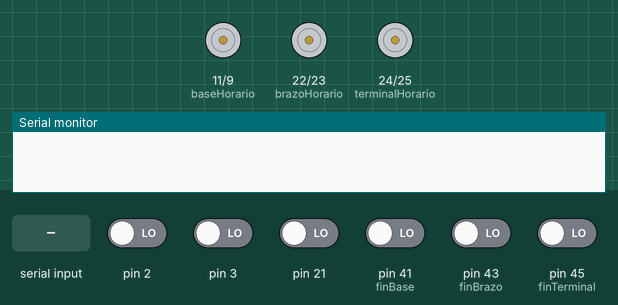
Simulated run of this sketch. Board: Arduino Mega 2560, built with avr-gcc and run on an emulated ATmega2560. Parts: motor-driver pin pairs drawn as motors (green arrow = first pin HIGH = forward, orange = second pin HIGH = backward, longer = more drive), the last lines printed to the serial monitor. The test bench sets the inputs (shaded band); at power-on: pin 2, pin 3, pin 21, pin 41 (finBase), pin 43 (finBrazo), pin 45 (finTerminal) LOW.

Above: at 1.2 s.
1.3 s: "90,45\n" received over Serial
At 3.2 s:
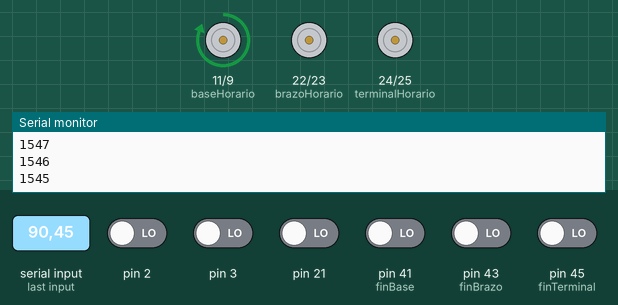
4.2 s: pin 41 (finBase) driven HIGH
At 5.2 s:
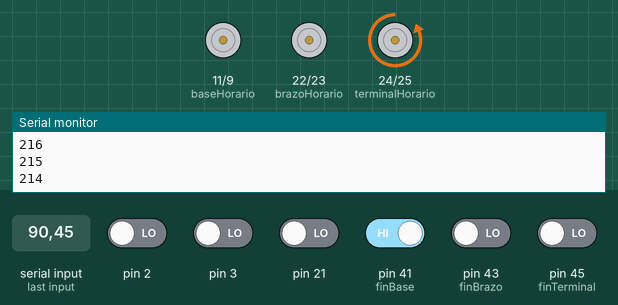
7.2 s: "1,90,45\n" received over Serial
At 9.9 s:
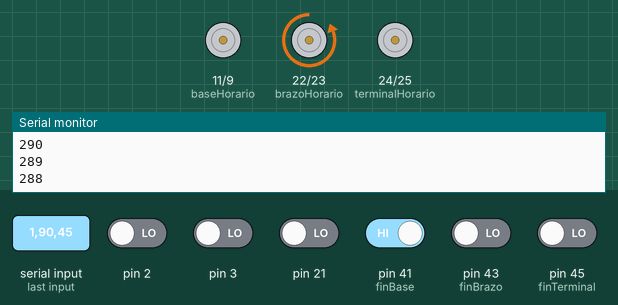
10.2 s: pin 45 (finTerminal) driven HIGH
At 12.6 s:
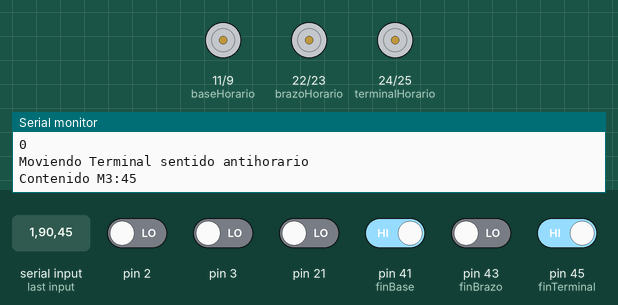
Timing chart, 0 to 14.1 s (numbered marks = the images above; inputs shaded):
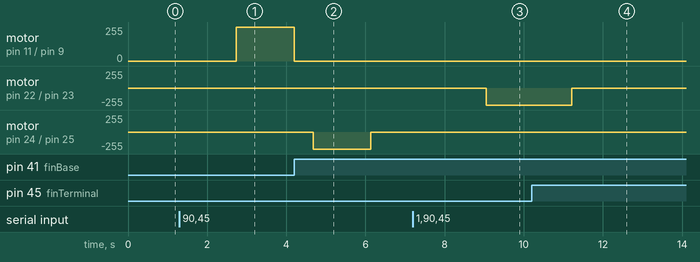

Measured:
- after the input at 1.3 s, motor on pin 11 (baseHorario) / pin 9 (baseAntihorario): stopped → forward 255/255 after 1.4 s
- after the input at 4.2 s, motor on pin 11 (baseHorario) / pin 9 (baseAntihorario): forward 255/255 → stopped at once; motor on pin 24 (terminalHorario) / pin 25 (terminalAntihorario): stopped → backward 255/255 after 0.48 s, → stopped 1.5 s later
- after the input at 7.2 s, motor on pin 22 (brazoHorario) / pin 23 (brazoAntihorario): stopped → backward 255/255 after 1.9 s
- after the input at 10.2 s, motor on pin 24 (terminalHorario) / pin 25 (terminalAntihorario): stays stopped (without the input it goes to backward 255/255 after 1.5 s)

The sketch:

Proyecto.ino
```cpp
#include <String.h>

/*****    DECLARACIONES GENERALES   *****/
int PWM_base;
int PWM_brazo;
int PWM_terminal;

int baseHorario = 11;
int baseAntihorario = 9;

int brazoHorario = 22;
int brazoAntihorario = 23;

int terminalHorario = 24;
int terminalAntihorario = 25;

int inicioBase = 40;
int finBase = 41;
int inicioBrazo = 42;
int finBrazo = 43;
int inicioTerminal = 44;
int finTerminal = 45;

/*****    CONTADORES    *****/
int cont_base = 0;
int cont_brazo = 0;
int cont_terminal = 0;

/*****    ARTICULACIONES Y MOVIMIENTOS   *****/
int q1 = 0;
int q2 = 0;
int q3 = 0;

int m1 = 0;
int m2 = 0;
int m3 = 0;

/*****    POSICIONES    *****/
int pos_base = 0;
int pos_brazo = 0;
int pos_terminal = 0;

/*****    VARIABLES GLOBALES    *****/
String cad = "";
String test = "";
int grados = 0;

void setup() {
  Serial.begin(9600);

  //INTERRUPCIONES
  attachInterrupt(0, base, CHANGE);
  attachInterrupt(1, brazo, RISING);
  attachInterrupt(2, terminal, RISING);

  //DECLARACIÓN MOVIMIENTOS
  pinMode(baseHorario, OUTPUT);
  pinMode(baseAntihorario, OUTPUT);
  pinMode(brazoHorario, OUTPUT);
  pinMode(brazoAntihorario, OUTPUT);
  pinMode(terminalHorario, OUTPUT);
  pinMode(terminalAntihorario, OUTPUT);

  //DECLARACIÓN COMIENZO Y FINES CARRERA
  pinMode(inicioBase, INPUT);
  pinMode(finBase, INPUT);
  pinMode(inicioBrazo, INPUT);
  pinMode(finBrazo, INPUT);
  pinMode(inicioTerminal, INPUT);
  pinMode(finTerminal, INPUT);
}

void loop() {
  if(Serial.available() > 0){
    inicializar();

    cad = Serial.readString();
    Info(cad);
    if(m1 == 0 && m2 == 0 && m3 == 0){
      Serial.println("No hay movimiento");
    }else{
      //Motor Base
      if(m1>0){
        Serial.println("Moviendo Base sentido antihorario");
        Serial.print("Contenido M1:"); Serial.println(m1);
        mueveBaseAntihorario(m1);
      }else if(m1<0){
        Serial.println("Moviendo Base sentido horario");
        Serial.print("Contenido M1:"); Serial.println(m1);
        mueveBaseHorario(-1*m1);
      }

      //Motor Brazo
      if(m2>0){
        Serial.println("Moviendo Brazo sentido antihorario");
        Serial.print("Contenido M2:"); Serial.println(m2);
        mueveBrazoAntihorario(m2);
      }else if(m2<0){
        Serial.println("Moviendo Brazo sentido horario");
        Serial.print("Contenido M2:"); Serial.println(m2);
        mueveBrazoHorario(-1*m2);
      }

      //Motor Terminal
      if(m3>0){
        Serial.println("Moviendo Terminal sentido antihorario");
        Serial.print("Contenido M3:"); Serial.println(m3);
        mueveTerminalAntihorario(m3);
      }else if(m3<0){
        Serial.println("Moviendo Terminal sentido horario");
        Serial.print("Contenido M3:"); Serial.println(m3);
        mueveTerminalHorario(-1*m3);
      }
    }
  }
}

void mueveBaseAntihorario(int pulsos){
  cont_base = 0;
  delay(420);

  grados = pulsos * 18;
  while(grados > cont_base){
    if(digitalRead(finBase)==HIGH){
      cont_base = grados;
    }else{
      digitalWrite(baseHorario, HIGH); //REVISAR
      digitalWrite(baseAntihorario, LOW);
      grados--;
      Serial.println(grados);
    }
  }
  stopBase();
}

void mueveBaseHorario(int pulsos){
  cont_base = 0;
  delay(420);

  grados = pulsos * 18;
  while(grados > cont_base){
    if(digitalRead(inicioBase)==HIGH){
      cont_base = grados;
    }else{
      digitalWrite(baseAntihorario, HIGH); //REVISAR
      digitalWrite(baseHorario, LOW);
      grados--;
      Serial.println(grados);
    }
  }
  stopBase();
}

void stopBase(){
  digitalWrite(baseHorario, LOW);
  digitalWrite(baseAntihorario, LOW);
}

void mueveBrazoAntihorario(int pulsos){
  cont_brazo = 0;
  delay(420);
  grados = pulsos * 5;
  while(grados > cont_brazo){
    if(digitalRead(finBrazo)==HIGH){
      cont_brazo = grados;
    }else{
      digitalWrite(brazoAntihorario, HIGH);
      digitalWrite(brazoHorario, LOW);
      grados--;
      Serial.println(grados);
    }
  }
  stopBrazo();
}

void mueveBrazoHorario(int pulsos){
  cont_brazo = 0;
  delay(420);
  grados = pulsos * 8;
  while(grados > cont_brazo){
    if(digitalRead(finBrazo)==HIGH){
      cont_brazo = grados;
    }else{
      digitalWrite(brazoHorario, HIGH);
      digitalWrite(brazoAntihorario, LOW);
      grados--;
      Serial.println(grados);
    }
  }
  stopBrazo();
}

void stopBrazo(){
  digitalWrite(brazoAntihorario, LOW);
  digitalWrite(brazoHorario, LOW);
}

void mueveTerminalAntihorario(int pulsos){
  cont_terminal = 0;
  delay(420);
  grados = pulsos * 7;
  while(grados > cont_terminal){
    if(digitalRead(finTerminal)==HIGH){
      cont_terminal = grados;
    }else{
      digitalWrite(terminalAntihorario, HIGH);
      digitalWrite(terminalHorario, LOW);
      grados--;
      Serial.println(grados);
    }
  }
  stopTerminal();
}

void mueveTerminalHorario(int pulsos){
  cont_terminal = 0;
  delay(420);
  grados = pulsos * 6;
  while(grados > cont_terminal){
    if(digitalRead(finTerminal)==HIGH){
      cont_terminal = grados;
    }else{
      digitalWrite(terminalHorario, HIGH);
      digitalWrite(terminalAntihorario, LOW);
      grados--;
      Serial.println(grados);
    }
  }
  stopTerminal();
}

void stopTerminal(){
  digitalWrite(terminalAntihorario, LOW);
  digitalWrite(terminalHorario, LOW);
}

void base(){
  cont_base++;
  //Serial.println("BASE");
}

void brazo(){
  cont_brazo++;
  //Serial.println("BRAZO");
}

void terminal(){
  cont_terminal++;
  //Serial.println("TERMINAL");
}

void Info(String cad){
  String aux = "";
  int m[4];
  char str[25]={'\0','\0','\0','\0','\0','\0','\0','\0','\0','\0','\0','\0','\0','\0','\0','\0','\0','\0','\0','\0','\0','\0','\0','\0','\0'};
  cad.toCharArray(str, cad.length()+1);
  Serial.print("MENSAJE:     ");Serial.println(str);
  int j = 0;
  int k = 0;

  while(str[j]!='\0' && j<cad.length()+1){
    if(str[j]==','){
      m[k]=aux.toInt();
      k++;
      aux="";
    }else{
      aux=aux+str[j];
    }
    j++;
  }
  m[2]=aux.toInt();
  m1 = m[0];
  m2 = m[1];
  m3 = m[2];
}

void inicializar(){
  // INICIALIZAR VARIABLES ROBOT
  cad = "";
  m1 = 0;
  m2 = 0;
  m3 = 0;
  grados = 0;
}

void Grados(int pulsos){

}
```
